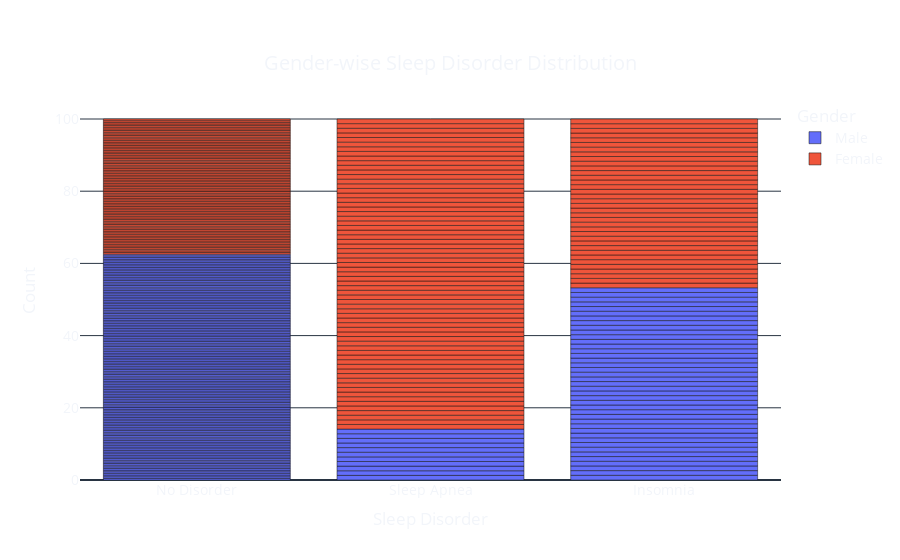

The code cell stored with this chart in its notebook:
### Code cell
fig = px.bar(data, x='Sleep Disorder', color='Gender', 
                title='Gender-wise Sleep Disorder Distribution',
                labels={'Sleep Disorder': 'Sleep Disorder', 'Gender': 'Gender', 'count': 'Count'},
                template='plotly_dark')

fig.update_layout(
    xaxis_title='Sleep Disorder',
    yaxis_title='Count',
    title={
        'text': "Gender-wise Sleep Disorder Distribution",
        'y':0.9,
        'x':0.5,
        'xanchor': 'center',
        'yanchor': 'top'},
    font=dict(size=14),
    plot_bgcolor='rgba(0,0,0,0)',
    paper_bgcolor='rgba(0,0,0,0)',
    bargap=0.2,
    barnorm='percent',
)

fig.show()

### Figure 1 — Plotly figure (JSON) as saved in the notebook; plotly's stock layout.template omitted (floating-point values rounded to 4 significant figures; data arrays with more than 128 entries replaced by an {"elided": "..."} marker saying what was removed)
{"data": [{"alignmentgroup": "True", "hovertemplate": "Gender=Male<br>Sleep Disorder=%{x}<br>Count=%{y}<extra></extra>", "legendgroup": "Male", "marker": {"color": "#636efa", "pattern": {"shape": ""}}, "name": "Male", "offsetgroup": "Male", "orientation": "v", "showlegend": true, "textposition": "auto", "type": "bar", "x": {"elided": "189 str values"}, "xaxis": "x", "y": {"elided": "189 int values"}, "yaxis": "y"}, {"alignmentgroup": "True", "hovertemplate": "Gender=Female<br>Sleep Disorder=%{x}<br>Count=%{y}<extra></extra>", "legendgroup": "Female", "marker": {"color": "#EF553B", "pattern": {"shape": ""}}, "name": "Female", "offsetgroup": "Female", "orientation": "v", "showlegend": true, "textposition": "auto", "type": "bar", "x": {"elided": "185 str values"}, "xaxis": "x", "y": {"elided": "185 int values"}, "yaxis": "y"}], "layout": {"bargap": 0.2, "barmode": "relative", "barnorm": "percent", "font": {"size": 14}, "legend": {"title": {"text": "Gender"}, "tracegroupgap": 0}, "paper_bgcolor": "rgba(0,0,0,0)", "plot_bgcolor": "rgba(0,0,0,0)", "title": {"text": "Gender-wise Sleep Disorder Distribution", "x": 0.5, "xanchor": "center", "y": 0.9, "yanchor": "top"}, "xaxis": {"anchor": "y", "domain": [0, 1], "title": {"text": "Sleep Disorder"}}, "yaxis": {"anchor": "x", "domain": [0, 1], "title": {"text": "Count"}}}}
